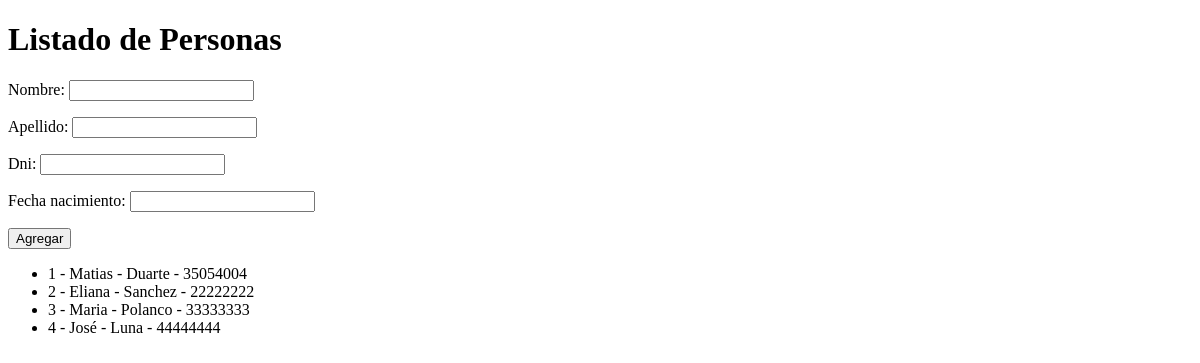
Page /mis-personas/ on the earlier database version.
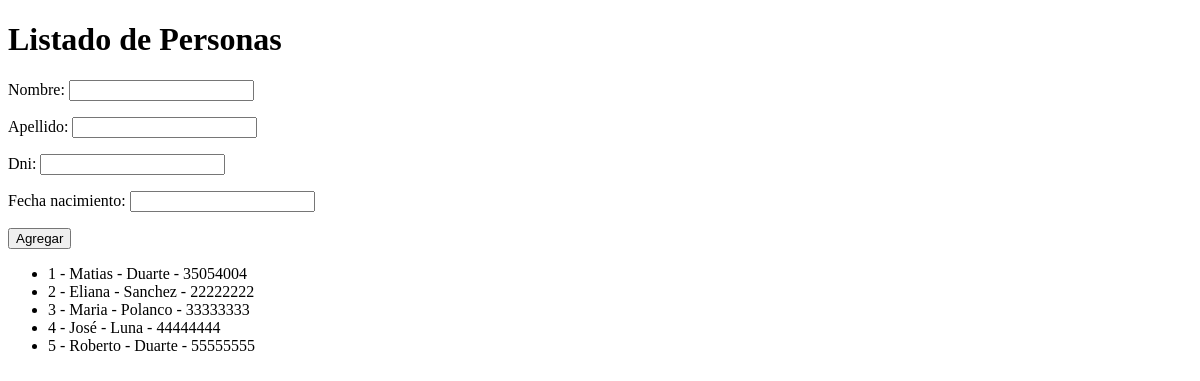
Same page on the later database version.
### AppTrekking/models.py (models this page shows)
class Persona(models.Model):
    nombre = models.TextField(max_length=100)
    apellido = models.TextField(max_length=100)
    dni = models.TextField(max_length=8)
    fecha_nacimiento = models.DateField()
    def __str__(self):
        return f"{self.id} - {self.nombre} - {self.apellido} - {self.dni}"

### AppTrekking/views.py (the view)
# urls.py: path('mis-personas/', mostrar_mis_personas, name="mis-persona"),
def mostrar_mis_personas(request):
    personas = Persona.objects.all()
    context= {"personas": personas, "form": PersonaForm()}
    return render(request, "AppTrekking/personas.html", context)

### AppTrekking/forms.py
class PersonaForm(forms.Form):
    nombre = forms.CharField(max_length=100)
    apellido = forms.CharField(max_length=100)
    dni = forms.CharField(max_length=8)
    fecha_nacimiento = forms.DateField()

### AppTrekking/templates/AppTrekking/personas.html (shortened to what this page needs)
{% extends 'AppTrekking/index.html' %}
{% block titulo %} Listado de Personas {% endblock %}
{% block listado%}
<form action="{% url 'personas-create' %}" method="POST">
    {{form.as_p}}
    <input type="submit" value="Agregar">
</form>
<ul>
    {% for persona in personas %}
        <li>{{persona}}</li>
    {% endfor %}
</ul>
{% endblock %}

Differences in the rows shown:
added Persona: id+nombre+apellido "5 - Roberto - Duarte - 55555555"
